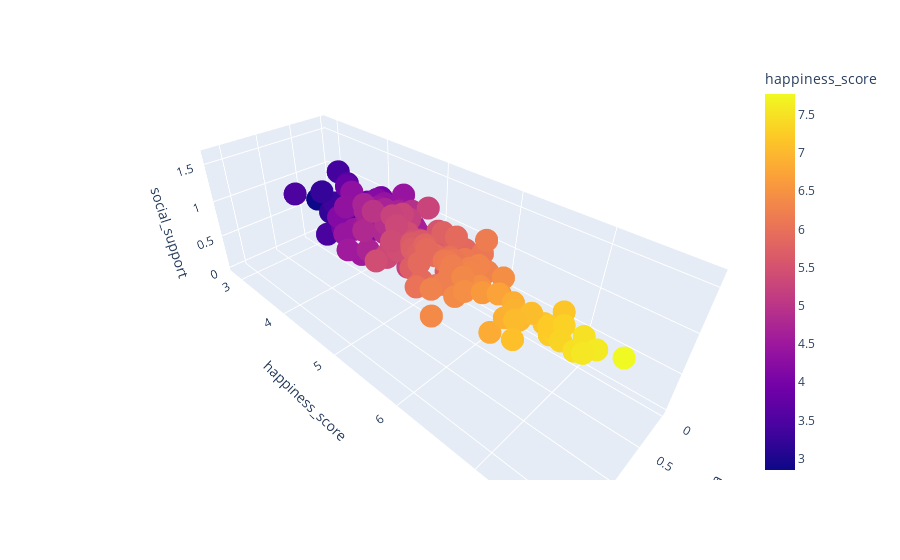

This figure's notebook cell:
### Code cell
fig_gdp_social=px.scatter_3d(clean_2019, x="gdp_per_capita",y="happiness_score",z="social_support", color="happiness_score")
fig_gdp_social.write_html("gdp_social.html")

### Figure 1 — Plotly figure (JSON) as saved in the notebook; plotly's stock layout.template omitted (floating-point values rounded to 4 significant figures; data arrays with more than 128 entries replaced by an {"elided": "..."} marker saying what was removed)
{"data": [{"hovertemplate": "gdp_per_capita=%{x}<br>happiness_score=%{marker.color}<br>social_support=%{z}<extra></extra>", "legendgroup": "", "marker": {"color": {"elided": "156 float values"}, "coloraxis": "coloraxis", "symbol": "circle"}, "mode": "markers", "name": "", "scene": "scene", "showlegend": false, "type": "scatter3d", "x": {"elided": "156 float values"}, "y": {"elided": "156 float values"}, "z": {"elided": "156 float values"}}], "layout": {"coloraxis": {"colorbar": {"title": {"text": "happiness_score"}}, "colorscale": [[0, "#0d0887"], [0.1111, "#46039f"], [0.2222, "#7201a8"], [0.3333, "#9c179e"], [0.4444, "#bd3786"], [0.5556, "#d8576b"], [0.6667, "#ed7953"], [0.7778, "#fb9f3a"], [0.8889, "#fdca26"], [1, "#f0f921"]]}, "legend": {"tracegroupgap": 0}, "margin": {"t": 60}, "scene": {"domain": {"x": [0, 1], "y": [0, 1]}, "xaxis": {"title": {"text": "gdp_per_capita"}}, "yaxis": {"title": {"text": "happiness_score"}}, "zaxis": {"title": {"text": "social_support"}}}}}
